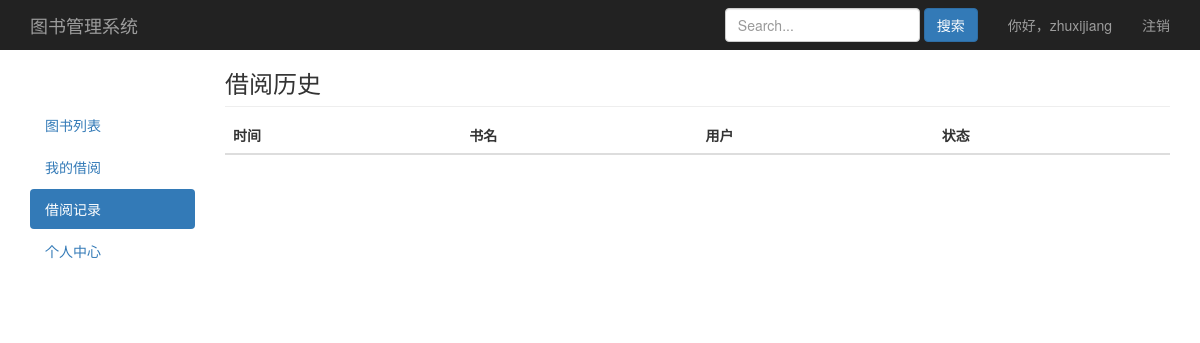
The page /book/record/ (signed in) on the database as committed earlier.
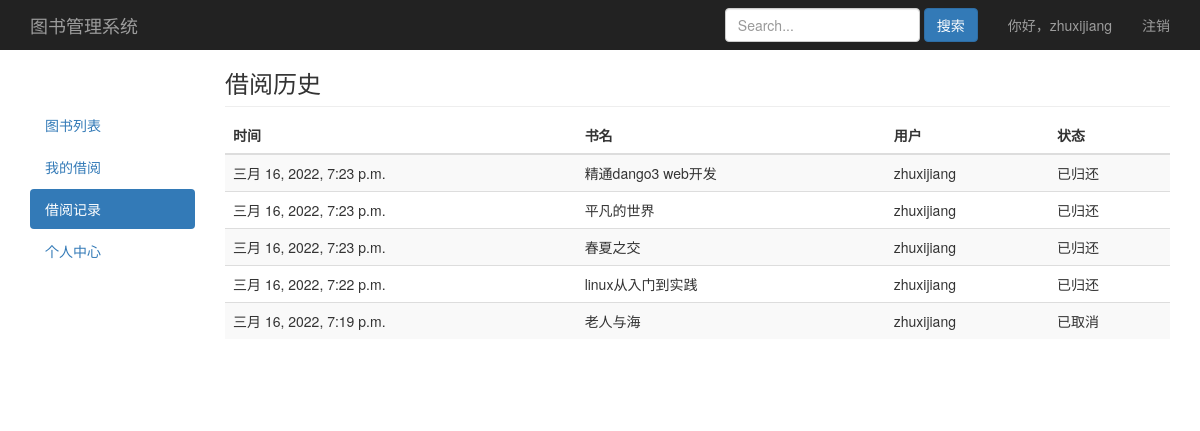
The same page on the database as committed later.
### book/models.py (models this page shows)
class Order(models.Model):
    choice_status = (
        (1,'预定中'),
        (2,'已借阅'),
        (3,'归还中'),
        (4,'已归还'),
        (5,'已取消'),
    )
    m_time = models.DateTimeField(auto_now=True,verbose_name='更新时间')
    username = models.ForeignKey(settings.AUTH_USER_MODEL,on_delete=models.CASCADE,related_name='log_username',verbose_name='用户')
    book = models.ForeignKey(Book,on_delete=models.CASCADE,related_name='log_book',verbose_name='书名')
    status = models.SmallIntegerField(choices=choice_status,verbose_name='状态')
    class Meta:
        verbose_name_plural = '借阅订单'
    def audit(self):
        if self.status == 1:
            return format_html(
                '<button type="button" class="el-button el-button--primary el-button--small"> \
                <a href="/borrow_out/{}/"><span style="color:#FFF">借出</span></a></button>',self.id
            )
        elif self.status == 3:
            return format_html(
                '<button type="button" class="el-button stop-submit el-button--danger el-button--small"> \
                <a href="/return_in/{}/"><span style="color:#FFF">归还</span></a></button>',self.id
            )
    audit.short_description = '审核'

class Book(models.Model):
    name = models.CharField(max_length=30,blank=False,verbose_name='书名')
    category = models.ForeignKey(Category,on_delete=models.CASCADE,default='',blank=False,related_name='books_category',verbose_name='类别')
    author = models.CharField(max_length=30,null=True,blank=False,verbose_name='作者')
    publisher = models.CharField(max_length=30,null=True,blank=False,verbose_name='出版社')
    count = models.IntegerField(default=1,verbose_name='库存')
    img = models.ImageField(upload_to='book_img/%Y/%m/%d/',blank=True,null=True,default='book_img/default.jpg',verbose_name='书籍图片')
    content = models.TextField(null=True,blank=True,verbose_name='内容简介')
    create_time = models.DateTimeField(auto_now_add=True,verbose_name='入库时间')
    class Meta:
        verbose_name_plural = '图书列表'
    def __str__(self):
        return self.name

class UserProfile(AbstractUser):
    choice_gender = (
        ('male','男'),
        ('female','女'),
    )
    gender = models.CharField(max_length=6,choices=choice_gender,default='male',verbose_name='性别')
    mobile = models.IntegerField(null=True,verbose_name='手机号码')
    class Meta:
        verbose_name_plural = '用户列表'
    def __str__(self):
        return self.username

### book/views.py (the view)
# urls.py: path('book/record/',views.record,name='book_record'),
@login_required
def record(request):
	obj_order = Order.objects.filter(username=request.user,status__gte=4).order_by('-m_time')
	paginator = Paginator(obj_order,10)
	page = request.GET.get('page')
	try:
		obj_order = paginator.page(page)
	except PageNotAnInteger:
		obj_order = paginator.page(1)
	except EmptyPage:
		obj_order = paginator.page(paginator.num_pages)
	return render(request,'book/record.html',locals())

### book/templates/book/record.html (shortened to what this page needs)
{% extends "book/base.html" %}
{% block nav%}
<ul class="nav nav-pills nav-stacked">
  <li><a href="/">图书列表</a></li>
  <li><a href="/book/myborrow/">我的借阅</a></li>
  <li class="active"><a href="/book/record/">借阅记录<span class="sr-only">(current)</span></a></li>
  <li><a href="/book/usercenter/">个人中心</a></li>
</ul>
{% endblock %}
{% block content %}
<h3 class="sub-header">借阅历史</h3>
<div class="table-responsive">
  <table class="table table-striped">
    <thead>
      <tr>
        <th>时间</th>
        <th>书名</th>
        <th>用户</th>
        <th>状态</th>
      </tr>
    </thead>
    <tbody>
      {% for field in obj_order %}
      <tr>
        <td>{{field.m_time}}</td>
        <td>{{field.book}}</td>
        <td>{{field.username}}</td>
        <td>{{field.get_status_display}}</td>
      </tr>
      {% endfor %}
    </tbody>
  </table>
</div>
{% endblock %}

Rows that differ between the two databases and show on the page:
now on this page (row edited): Order: m_time "三月 16, 2022, 7:23 p.m.", book "精通dango3 web开发", username "zhuxijiang", status "已归还"
now on this page (row edited): Order: m_time "三月 16, 2022, 7:23 p.m.", book "平凡的世界", username "zhuxijiang", status "已归还"
now on this page (row edited): Order: m_time "三月 16, 2022, 7:23 p.m.", book "春夏之交", username "zhuxijiang", status "已归还"
now on this page (row edited): Order: m_time "三月 16, 2022, 7:22 p.m.", book "linux从入门到实践", username "zhuxijiang", status "已归还"
now on this page (row edited): Order: m_time "三月 16, 2022, 7:19 p.m.", book "老人与海", username "zhuxijiang", status "已取消"
